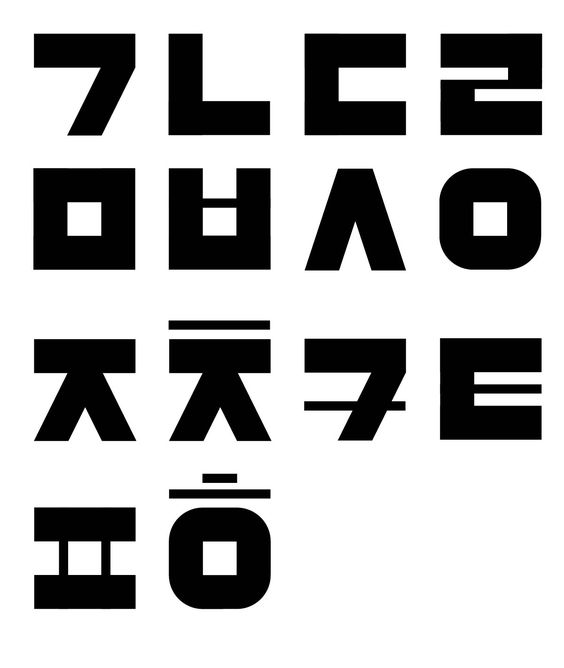
#> input picture Python_Study/OpenCV/image/hangul.jpg, 564 x 668 px, found by its file name
$ jupyter execute 16_open_cv_Image_Contours_feature_1.ipynb
#> lines starting #> are read from the running program, lines starting #| are printed output that depends on the picture; after the words box and inside, x2 and y2 are one past the last pixel; in counts of white or black regions, pixels touching at a corner belong together; long printed decimals are rounded
[cell 1]
import cv2
import numpy as np
import matplotlib.pyplot as plt

# Contours
    Contour는 동일한 색 또는 동일한 픽셀값(강도, intensity)을 가지고 있는 영역의 경계선 정보이다. 물체의 윤곽선, 외형을 파악하는데 사용된다. openCV의 findContour 함수로 이미지의 Contour 정보와 Contour 계층구조(hierarchy) 정보를 출력한다. 흑백 이미지 또는 이진화된 이미지에만 적용할 수 있다.

    findContours 함수로 반환받는 Contour 값은 Contour를 구성하는 점들로 이루어진 배열의 리스트로 len(contours)로는 hierarchy의 갯수를, len(contours[i])로는 각각의 hierarchy를 이루는 Contour 점의 갯수를 알 수 있다. 이 때, 같은 리스트로 이루어진 점들은 같은 Hierarchy에 묶여 있다고 볼 수 있다.

    여기서 hierarchy는 index와 -1로 이루어진 Contour * 4 크기의 행렬로 각각의 index에 해당하는 원소는 다음을 의미힌다.
    - 0 : 동일 계층에서 다음 Contour의 index, 없으면 -1
    - 1 : 동일 계층에서 이전 Contour의 index, 없으면 -1
    - 2 : 바로 밑 자식 Contour의 index, 가장 하위의 Contour이면 -1
    - 3 : 바로 위 부모 Contour의 index, 가장 상위의 Contour이면 -1

[cell 2]
def onChange(x):
    return int(x)

def findContours():
    img = cv2.imread('hangul.jpg')
#> img is the input picture: shape (668, 564, 3); min 0, max 255, mean 182
    img_gray = cv2.cvtColor(img, cv2.COLOR_BGR2GRAY)
    res, thr = cv2.threshold(img_gray, 127, 255, cv2.THRESH_BINARY_INV)
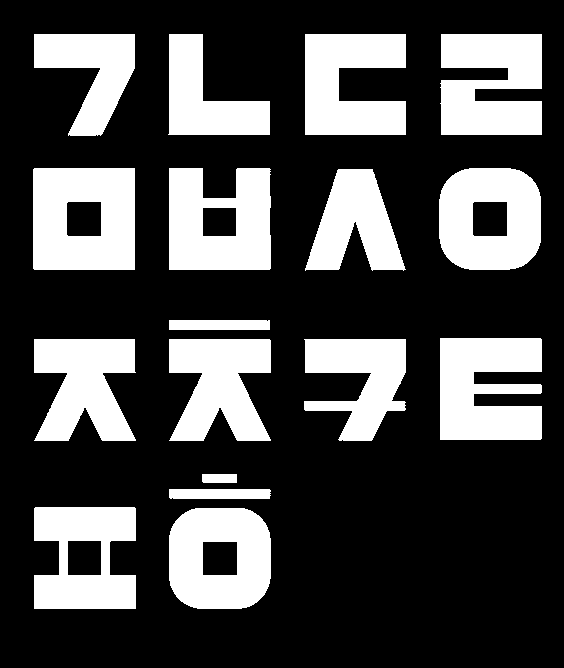
#> thr: shape (668, 564); 28.8% white; 17 white regions

    cv2.namedWindow('contours')
    cv2.createTrackbar('index', 'contours', 0, 16, onChange)
    contours, hierarchy = cv2.findContours(thr, cv2.RETR_EXTERNAL, cv2.CHAIN_APPROX_SIMPLE)
#> contours = 17 contours; largest, box (x1, y1, x2, y2) and area: (33, 168, 135, 270) 10200, (439, 168, 541, 270) 9206, (169, 508, 271, 609) 9172, (169, 168, 271, 270) 9130, (440, 338, 542, 440) 8433

    while True:
        img_copy = img.copy()

        index = cv2.getTrackbarPos('index', 'contours')
        cnt = contours[index]
#> cnt = contour of 96 points, box (x1, y1, x2, y2) (169, 508, 271, 609), area 9172
        cv2.drawContours(img_copy, [cnt], 0, (255, 255, 0), 2)
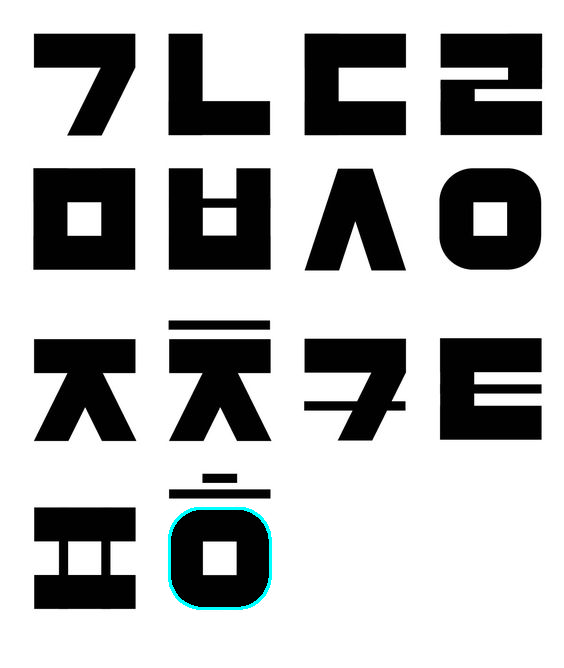
#> img_copy: shape (668, 564, 3); 0.3% of pixels changed, all inside (x1, y1, x2, y2) = (168, 507, 272, 610)
        cv2.imshow('contours', img_copy)

        k = cv2.waitKey(0) & 0xFF
#> (key Esc is pressed here)
        if k == 27:
            break

    cv2.destroyAllWindows()

[cell 3]
findContours()

---
# Contour features
## 이미지 모멘트 (Image Moments)
    이미지 모멘트는 객체의 무게중심, 객체의 면적 등과 같은 특성을 계산할 때 유용하다. Contour에 대한 특징값을 뜻하며, openCV에서는 cv2.moments 함수를 통해 이미지 모멘트를 계산하고 이를 딕셔너리 형태로 담아 리턴한다. 반환하는 모멘트는 총 24개로 10개의 위치 모멘트, 7개의 중심 모멘트, 7개의 정규화된 중심 모멘트로 이루어져 있다.
    - 공간 모멘트 (Spatial Moments) : m00, m10, m01, m20, m11, m02, m30, m21, m12, m03
    - 중심 모멘트 (Central Moments) : mu20, mu11, mu02, mu30, mu21, mu12, mu03
    - 평준화된 중심 모멘트 (Central Normalized Moments) : nu20, nu11, nu02, nu30, nu21, nu12, nu03

## cv2.moments(array [, binaryImage]) → retval
    다각형이나 레스터화된 모양의 이미지의 공간모멘트, 중심모멘트, 평준화된 중심 모멘트를 3차까지 계산한다. 이때 인자로 받는 배열, array는 2차원 포인터로 이루어진 배열이어야 한다. (이때, findContours 함수로 반환받은 contours의 데이터형태는 4차원 배열로, 그 안의 각각의 요소는 같은 hierarchy로 묶인 2차원 포인터들의 배열로 이루어져 있다. 따라서 주로 findContours 함수로 반환받은 Contours의 요소를 array의 인자로 전달한다.) 그러면 moments 함수는 앞서 소개한 모든 모멘트를 계산해 Dictionary 형태로 묶어 반환한다. 이렇게 얻어진 모멘트를 기반으로 이미지 혹은 도형의 다양한 특성들을 구할 수 있다.

[cell 4]
img = cv2.imread('cropped.jpg')
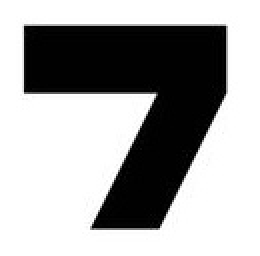
#> input picture Python_Study/OpenCV/image/cropped.jpg, 130 x 128 px, found by its file name (shown 2 times larger)
#> img is the input picture: shape (128, 130, 3); min 0, max 255, mean 166.6
img2 = img.copy()
img_gray = cv2.cvtColor(img, cv2.COLOR_BGR2GRAY)
#> img_gray: shape (128, 130)
ret, thresh = cv2.threshold(img_gray, 127, 255, cv2.THRESH_BINARY_INV)
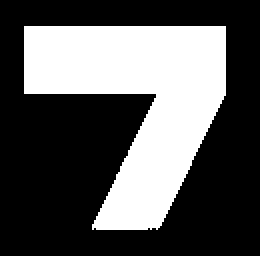
#> thresh: shape (128, 130) (shown 2 times larger); 34.7% white; 1 white region

contours, hierarchy = cv2.findContours(thresh, cv2.RETR_EXTERNAL, cv2.CHAIN_APPROX_SIMPLE)
#> contours = 1 contour; box (x1, y1, x2, y2) and area: (12, 13, 113, 115) 5576
cv2.drawContours(img, contours, -1, (0, 255, 255), 2)
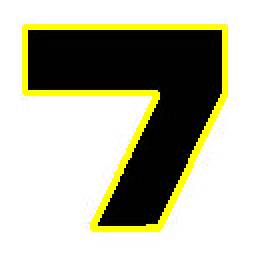
#> img: shape (128, 130, 3) (shown 2 times larger); 8% of pixels changed, all inside (x1, y1, x2, y2) = (11, 12, 114, 116)

c0 = contours[0]
#> c0 = contour of 139 points, box (x1, y1, x2, y2) (12, 13, 113, 115), area 5576
M = cv2.moments(c0)
#> M = moments, m00 5575.5, centre m10/m00, m01/m00 = (68.84, 50.08)
print(M.items())
#> (printed output is left out)

plt.title('contour')
plt.imshow(img)
plt.axis('off')

## 1. Centroid
    이렇게 얻은 Moments로 대표적으로 해당 Contours의 중심점을 다음과 같은 방법으로 구할 수 있다.

    C_x = M_10 / M_00
    C_y = M_01 / M_00

[cell 5]
img_copy = img.copy()
cx = int(M['m10']/M['m00'])
#> cx = 68
cy = int(M['m01']/M['m00'])
#> cy = 50
cv2.circle(img_copy, (cx, cy), 2, (255, 0, 0), -1)
#> img_copy: shape (128, 130, 3)

plt.imshow(img_copy)
plt.title("Contour Center")
plt.axis("off")
plt.show()

## 2. Extream Point
    Moments와는 별개로 해당 Contour의 최남단, 최북단, 최동단, 최서단을 다음과 같이 구할 수 있다.

[cell 6]
leftmost = tuple(c0[c0[:, :, 0].argmin()][0])
#> leftmost = (12, 13)
rightmost = tuple(c0[c0[:, :, 0].argmax()][0])
#> rightmost = (112, 47)
topmost = tuple(c0[c0[:, :, 1].argmin()][0])
#> topmost = (12, 13)
bottommost = tuple(c0[c0[:, :, 1].argmax()][0])
#> bottommost = (46, 114)

cv2.circle(img_copy, (leftmost[0], leftmost[1]), 3, (0, 0, 255), -1)
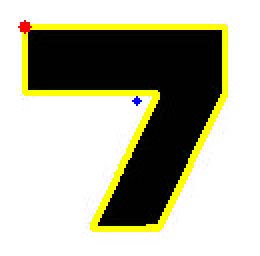
#> img_copy: shape (128, 130, 3) (shown 2 times larger); mean B, G, R 159.2, 179.2, 179.6
cv2.circle(img_copy, (rightmost[0], rightmost[1]), 3, (0, 0, 255), -1)
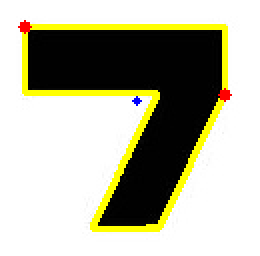
#> img_copy: shape (128, 130, 3) (shown 2 times larger); 0.17% of pixels changed, all inside (x1, y1, x2, y2) = (109, 44, 116, 51)
cv2.circle(img_copy, (bottommost[0], bottommost[1]), 3, (0, 0, 255), -1)
cv2.circle(img_copy, (topmost[0], topmost[1]), 3, (0, 0, 255), -1)

plt.imshow(img_copy)
plt.title("Extream Point")
plt.axis("off")
plt.show()

## 3. Contour Area
    Contour Area는 폐곡선 형태의 Contour로 둘러쌓인 부분의 면적을 의미한다. 해당 Contour의 면적은 Moments에서 "m00"을 통해 구할 수 있다. 마찬가지로 contourArea 함수를 통해 구할 수도 있다.

## cv2.contourArea(contour [, oriented]) → retval
    위 함수는 Contour의 면적을 구하는 함수이다. 모멘트와 비슷하게 Green 공식(미적분에서 적분을 이용해 면적을 구하는 공식)을 이용하여 이 면적을 구한다. 그러므로 drawContours나 fillPoly 함수를 사용해 윤곽선을 그리는 경우, 반환되는 면적과 0이 아닌 픽셀들의 수는 다를 수도 있다. 또한 이 함수는 주로 교차되어 있는 Contours에 대해서는 잘못된 결과를 반환할 수도 있다. 2차원 포인터의 배열을 contour의 인자로 입력받는다.

[cell 7]
M["m00"]
#> Out = 5575.5

[cell 8]
cv2.contourArea(c0)
#> Out = 5575.5

## 4. Contour Perimeter
    폐곡선 형태의 Contour 둘레의 길이를 구하거나 폐곡선이 아닌 곡선의 길이를 계산하는 함수이다. 이때, 폐곡선이란 선의 양쪽 끝이 연결되어 있어 도형을 이루며 어느 부분이 시작점이고 끝점인지 알 수 없는 곡선을 의미한다, 양끝이 열려 있어 도형을 이루지 않는 곡선을 폐곡선이라 하지 않는다.

## cv2.arcLength(curve, closed) → retval
    첫번째 인자로 Moments 함수나 contourArea 함수와 마찬가지로 2차원 포인터의 배열을 curve의 인자로 입력받는다. 두번째 인자로 길이를 구하고자 하는 곡선이 폐곡선인지 아닌지를 boolean 형태로 입력받는다. 폐곡선일 경우 True를 인자로 전달하고, 아닐 경우 False를 인자로 전달하면 된다.

[cell 9]
cv2.arcLength(c0, closed=True)
#> Out = 429.2

[cell 10]
cv2.arcLength(c0, closed=False)
#> Out = 329.2

---
# Find Contour Features with trackbar

[cell 11]
def onChange(x):
    return int(x)

def ContoursFeature():
    img = cv2.imread('hangul.jpg')
    img_gray = cv2.cvtColor(img, cv2.COLOR_BGR2GRAY)
    res, thr = cv2.threshold(img_gray, 127, 255, cv2.THRESH_BINARY_INV)

    cv2.namedWindow('contours')
    cv2.createTrackbar('index', 'contours', 0, 16, onChange)
    contours, hierarchy = cv2.findContours(thr, cv2.RETR_EXTERNAL, cv2.CHAIN_APPROX_SIMPLE)
#> contours = 17 contours; largest, box (x1, y1, x2, y2) and area: (33, 168, 135, 270) 10200, (439, 168, 541, 270) 9206, (169, 508, 271, 609) 9172, (169, 168, 271, 270) 9130, (440, 338, 542, 440) 8433

    while True:
        img_copy = img.copy()

        index = cv2.getTrackbarPos('index', 'contours')
        cnt = contours[index]
        cv2.drawContours(img_copy, [cnt], 0, (0, 255, 255), 3)
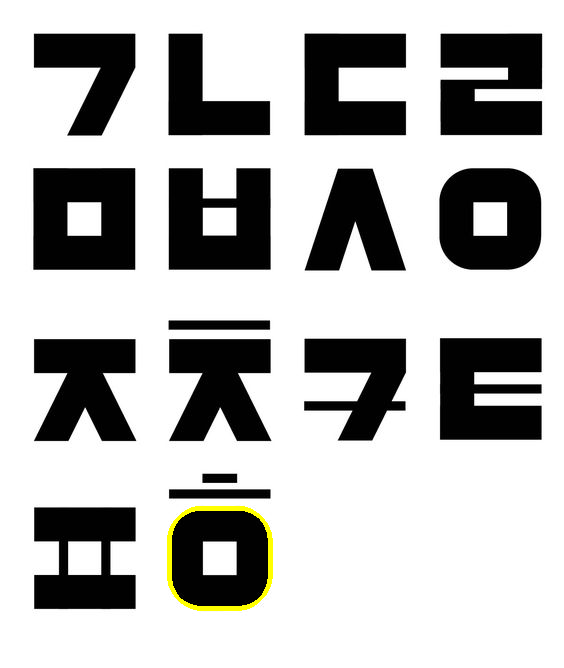
#> img_copy: shape (668, 564, 3); mean B, G, R 181.6, 182.7, 182.7

        M = cv2.moments(cnt)
#> M = moments, m00 9171.5, centre m10/m00, m01/m00 = (219.4, 557.9)
        cx = int(M['m10']/M['m00'])
#> cx = 219
        cy = int(M['m01']/M['m00'])
#> cy = 557
        leftmost = tuple(cnt[cnt[:, :, 0].argmin()][0])
#> leftmost = (169, 535)
        rightmost = tuple(cnt[cnt[:, :, 0].argmax()][0])
#> rightmost = (270, 578)
        topmost = tuple(cnt[cnt[:, :, 1].argmin()][0])
#> topmost = (195, 508)
        bottommost = tuple(cnt[cnt[:, :, 1].argmax()][0])
#> bottommost = (197, 608)
        cv2.circle(img_copy, (cx, cy), 3, (255, 0, 0), -1)
#> img_copy: shape (668, 564, 3); 0.01% of pixels changed, all inside (x1, y1, x2, y2) = (216, 554, 223, 561)
        cv2.circle(img_copy, (leftmost[0], leftmost[1]), 3, (0, 0, 255), -1)
#> img_copy: shape (668, 564, 3); mean B, G, R 181.6, 182.6, 182.7
        cv2.circle(img_copy, (rightmost[0], rightmost[1]), 3, (0, 0, 255), -1)
#> img_copy: shape (668, 564, 3); mean B, G, R 181.6, 182.6, 182.7
        cv2.circle(img_copy, (bottommost[0], bottommost[1]), 3, (0, 0, 255), -1)
#> img_copy: shape (668, 564, 3); mean B, G, R 181.6, 182.6, 182.7
        cv2.circle(img_copy, (topmost[0], topmost[1]), 3, (0, 0, 255), -1)
#> img_copy: shape (668, 564, 3); mean B, G, R 181.6, 182.6, 182.7

        print("-----------------------------")
        print((index+1), "번째 Contour의 면적 : ", cv2.contourArea(cnt))
#| 1 번째 Contour의 면적 :  9171.5
        print((index+1), "번째 Contour의 길이 : ", cv2.arcLength(cnt, closed=True))
#| 1 번째 Contour의 길이 :  356.894

        cv2.imshow('contours', img_copy)

        k = cv2.waitKey(0) & 0xFF
#> (key Esc is pressed here)
        if k == 27:
            break

    print("-----------------------------")
    cv2.destroyAllWindows()
